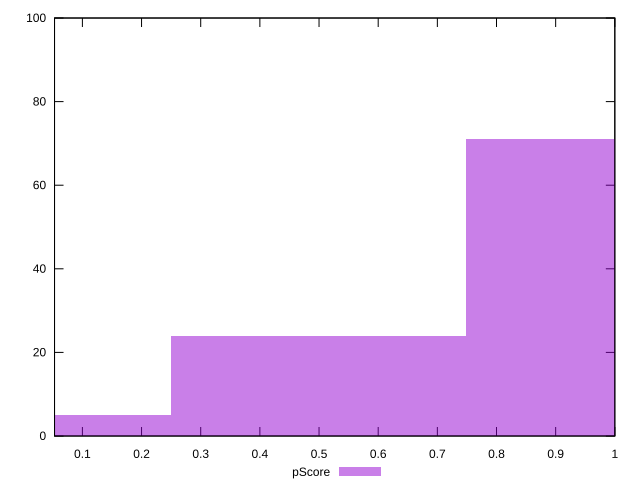

The script that saved this image:
reset

$pScore <<EOF
0.9981613463772759 71
0 5
0.49908067318863797 24
EOF

set key outside below
set boxwidth 0.49908067318863797
set xrange [0.052905673662422825:0.9999943086830108]
set yrange [0:100]
set trange [0:100]
set style fill transparent solid 0.5 noborder
set terminal svg size 640, 490 enhanced background rgb 'white'
set output "report_00015_2021-02-09T16-11-33.973Z/total-blocking-time/samples/pages+cached+noadtech+nomedia+nocss/pScore/histogram.svg"

plot $pScore title "pScore" with boxes

reset
